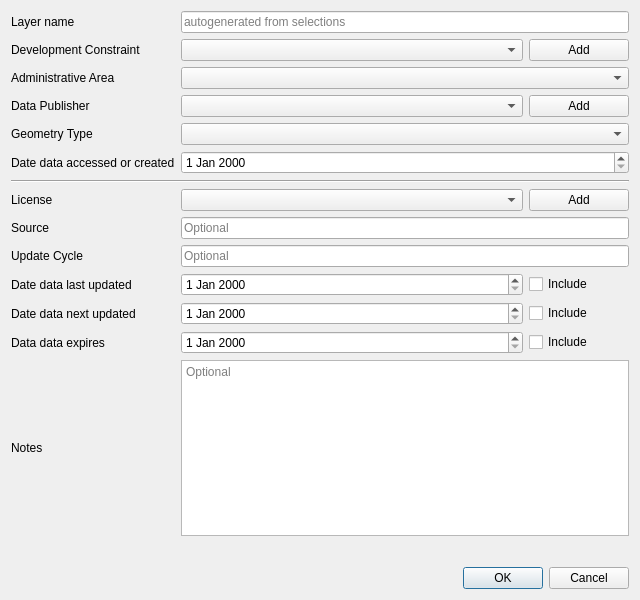
<?xml version="1.0" encoding="UTF-8"?>
<ui version="4.0">
 <class>AddConstraintDlg</class>
 <widget class="QDialog" name="AddConstraintDlg">
  <property name="geometry">
   <rect>
    <x>0</x>
    <y>0</y>
    <width>640</width>
    <height>600</height>
   </rect>
  </property>
  <property name="windowTitle">
   <string>Add Constraint</string>
  </property>
  <layout class="QGridLayout" name="gridLayout">
   <item row="6" column="1" colspan="2">
    <widget class="QDateEdit" name="AccessedCreatedDE"/>
   </item>
   <item row="16" column="0" colspan="3">
    <widget class="QDialogButtonBox" name="buttonBox">
     <property name="orientation">
      <enum>Qt::Horizontal</enum>
     </property>
     <property name="standardButtons">
      <set>QDialogButtonBox::Cancel|QDialogButtonBox::Ok</set>
     </property>
    </widget>
   </item>
   <item row="12" column="1">
    <widget class="QDateEdit" name="NextUpdateDE"/>
   </item>
   <item row="0" column="1" colspan="2">
    <widget class="QLineEdit" name="LayerNameLE">
     <property name="toolTip">
      <string/>
     </property>
     <property name="readOnly">
      <bool>true</bool>
     </property>
     <property name="placeholderText">
      <string>autogenerated from selections</string>
     </property>
    </widget>
   </item>
   <item row="11" column="1">
    <widget class="QDateEdit" name="LastUpdatedDE"/>
   </item>
   <item row="15" column="0">
    <spacer name="verticalSpacer">
     <property name="orientation">
      <enum>Qt::Vertical</enum>
     </property>
     <property name="sizeHint" stdset="0">
      <size>
       <width>20</width>
       <height>40</height>
      </size>
     </property>
    </spacer>
   </item>
   <item row="12" column="2">
    <widget class="QCheckBox" name="NextUpdateCB">
     <property name="text">
      <string>Include</string>
     </property>
    </widget>
   </item>
   <item row="3" column="1" colspan="2">
    <widget class="QComboBox" name="AdministrativeAreaCB"/>
   </item>
   <item row="13" column="0">
    <widget class="QLabel" name="label_11">
     <property name="text">
      <string>Data data expires</string>
     </property>
    </widget>
   </item>
   <item row="14" column="0">
    <widget class="QLabel" name="label_12">
     <property name="text">
      <string>Notes</string>
     </property>
    </widget>
   </item>
   <item row="6" column="0">
    <widget class="QLabel" name="label_8">
     <property name="text">
      <string>Date data accessed or created</string>
     </property>
    </widget>
   </item>
   <item row="12" column="0">
    <widget class="QLabel" name="label_10">
     <property name="text">
      <string>Date data next updated</string>
     </property>
    </widget>
   </item>
   <item row="9" column="0">
    <widget class="QLabel" name="label_6">
     <property name="text">
      <string>Source</string>
     </property>
    </widget>
   </item>
   <item row="11" column="0">
    <widget class="QLabel" name="label_9">
     <property name="text">
      <string>Date data last updated</string>
     </property>
    </widget>
   </item>
   <item row="5" column="1" colspan="2">
    <widget class="QComboBox" name="GeomTypeCB"/>
   </item>
   <item row="13" column="1">
    <widget class="QDateEdit" name="ExpiresDE"/>
   </item>
   <item row="5" column="0">
    <widget class="QLabel" name="label_13">
     <property name="text">
      <string>Geometry Type</string>
     </property>
    </widget>
   </item>
   <item row="3" column="0">
    <widget class="QLabel" name="label_3">
     <property name="text">
      <string>Administrative Area</string>
     </property>
    </widget>
   </item>
   <item row="13" column="2">
    <widget class="QCheckBox" name="ExpiresCB">
     <property name="text">
      <string>Include</string>
     </property>
    </widget>
   </item>
   <item row="7" column="0" colspan="3">
    <widget class="Line" name="line">
     <property name="orientation">
      <enum>Qt::Horizontal</enum>
     </property>
    </widget>
   </item>
   <item row="2" column="0">
    <widget class="QLabel" name="label_2">
     <property name="text">
      <string>Development Constraint</string>
     </property>
    </widget>
   </item>
   <item row="8" column="0">
    <widget class="QLabel" name="label_5">
     <property name="text">
      <string>License</string>
     </property>
    </widget>
   </item>
   <item row="14" column="1" colspan="2">
    <widget class="QTextEdit" name="NotesTE">
     <property name="sizePolicy">
      <sizepolicy hsizetype="Expanding" vsizetype="Expanding">
       <horstretch>1</horstretch>
       <verstretch>0</verstretch>
      </sizepolicy>
     </property>
     <property name="placeholderText">
      <string>Optional</string>
     </property>
    </widget>
   </item>
   <item row="4" column="0">
    <widget class="QLabel" name="label_4">
     <property name="text">
      <string>Data Publisher</string>
     </property>
    </widget>
   </item>
   <item row="0" column="0">
    <widget class="QLabel" name="label">
     <property name="text">
      <string>Layer name</string>
     </property>
    </widget>
   </item>
   <item row="11" column="2">
    <widget class="QCheckBox" name="LastUpdatedCB">
     <property name="maximumSize">
      <size>
       <width>100</width>
       <height>16777215</height>
      </size>
     </property>
     <property name="text">
      <string>Include</string>
     </property>
    </widget>
   </item>
   <item row="9" column="1" colspan="2">
    <widget class="QLineEdit" name="SourceLE">
     <property name="placeholderText">
      <string>Optional</string>
     </property>
    </widget>
   </item>
   <item row="10" column="1" colspan="2">
    <widget class="QLineEdit" name="UpdateCycleLE">
     <property name="placeholderText">
      <string>Optional</string>
     </property>
    </widget>
   </item>
   <item row="10" column="0">
    <widget class="QLabel" name="label_7">
     <property name="text">
      <string>Update Cycle</string>
     </property>
    </widget>
   </item>
   <item row="4" column="1">
    <widget class="QComboBox" name="DataPublisherCB"/>
   </item>
   <item row="2" column="1">
    <widget class="QComboBox" name="DevelopmentConstraintCB"/>
   </item>
   <item row="2" column="2">
    <widget class="QPushButton" name="AddDevelopmentConstraintPB">
     <property name="text">
      <string>Add</string>
     </property>
    </widget>
   </item>
   <item row="4" column="2">
    <widget class="QPushButton" name="AddPublisherPB">
     <property name="text">
      <string>Add</string>
     </property>
    </widget>
   </item>
   <item row="8" column="1">
    <widget class="QComboBox" name="LicenseCB">
     <property name="placeholderText">
      <string>Optional</string>
     </property>
    </widget>
   </item>
   <item row="8" column="2">
    <widget class="QPushButton" name="AddLicensePB">
     <property name="text">
      <string>Add</string>
     </property>
    </widget>
   </item>
  </layout>
 </widget>
 <resources/>
 <connections>
  <connection>
   <sender>buttonBox</sender>
   <signal>accepted()</signal>
   <receiver>AddConstraintDlg</receiver>
   <slot>accept()</slot>
   <hints>
    <hint type="sourcelabel">
     <x>248</x>
     <y>254</y>
    </hint>
    <hint type="destinationlabel">
     <x>157</x>
     <y>274</y>
    </hint>
   </hints>
  </connection>
  <connection>
   <sender>buttonBox</sender>
   <signal>rejected()</signal>
   <receiver>AddConstraintDlg</receiver>
   <slot>reject()</slot>
   <hints>
    <hint type="sourcelabel">
     <x>316</x>
     <y>260</y>
    </hint>
    <hint type="destinationlabel">
     <x>286</x>
     <y>274</y>
    </hint>
   </hints>
  </connection>
 </connections>
</ui>
